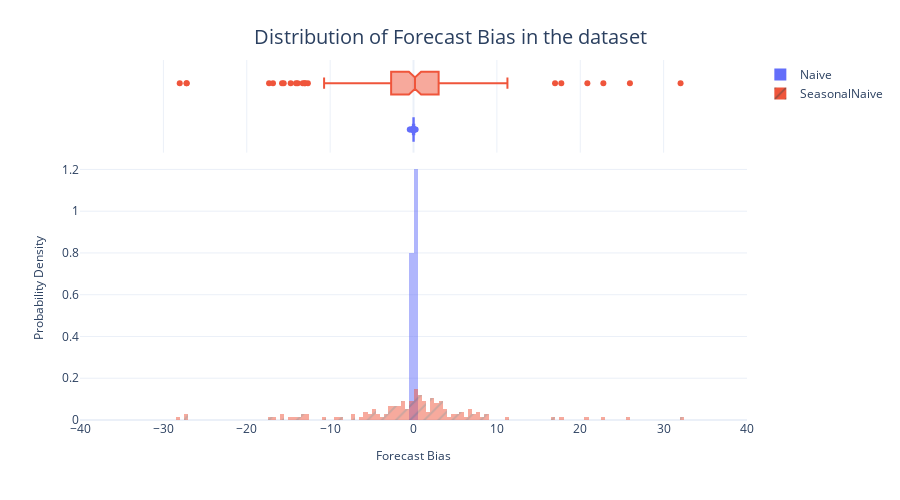

Write notebook code for a chart like this one.
### Code cell
fig = px.histogram(baseline_val_metrics_df_pivot, 
                   x="forecast_bias", 
                   color="Algorithm",
                   pattern_shape="Algorithm", 
                   marginal="box", 
                   nbins=250,
                   barmode="overlay",
                   histnorm="probability density")
fig = format_plot(fig, xlabel="Forecast Bias", ylabel="Probability Density", title="Distribution of Forecast Bias in the dataset")
fig.update_layout(xaxis_range=[-40,40])
# fig.write_image("imgs/chapter_8/bias_dist.png")
fig.show()

### Figure 1 — Plotly figure (JSON) as saved in the notebook; plotly's stock layout.template omitted (floating-point values rounded to 4 significant figures; data arrays with more than 128 entries replaced by an {"elided": "..."} marker saying what was removed)
{"data": [{"alignmentgroup": "True", "bingroup": "x", "histnorm": "probability density", "hovertemplate": "Algorithm=Naive<br>forecast_bias=%{x}<br>probability density=%{y}<extra></extra>", "legendgroup": "Naive", "marker": {"color": "#636efa", "opacity": 0.5, "pattern": {"shape": ""}}, "name": "Naive", "nbinsx": 250, "offsetgroup": "Naive", "orientation": "v", "showlegend": true, "type": "histogram", "x": {"elided": "150 float values"}, "xaxis": "x", "yaxis": "y"}, {"alignmentgroup": "True", "hovertemplate": "Algorithm=Naive<br>forecast_bias=%{x}<extra></extra>", "legendgroup": "Naive", "marker": {"color": "#636efa"}, "name": "Naive", "notched": true, "offsetgroup": "Naive", "showlegend": false, "type": "box", "x": {"elided": "150 float values"}, "xaxis": "x2", "yaxis": "y2"}, {"alignmentgroup": "True", "bingroup": "x", "histnorm": "probability density", "hovertemplate": "Algorithm=SeasonalNaive<br>forecast_bias=%{x}<br>probability density=%{y}<extra></extra>", "legendgroup": "SeasonalNaive", "marker": {"color": "#EF553B", "opacity": 0.5, "pattern": {"shape": "/"}}, "name": "SeasonalNaive", "nbinsx": 250, "offsetgroup": "SeasonalNaive", "orientation": "v", "showlegend": true, "type": "histogram", "x": {"elided": "150 float values"}, "xaxis": "x", "yaxis": "y"}, {"alignmentgroup": "True", "hovertemplate": "Algorithm=SeasonalNaive<br>forecast_bias=%{x}<extra></extra>", "legendgroup": "SeasonalNaive", "marker": {"color": "#EF553B"}, "name": "SeasonalNaive", "notched": true, "offsetgroup": "SeasonalNaive", "showlegend": false, "type": "box", "x": {"elided": "150 float values"}, "xaxis": "x2", "yaxis": "y2"}], "layout": {"autosize": false, "barmode": "overlay", "height": 500, "legend": {"title": {}, "tracegroupgap": 0}, "margin": {"t": 60}, "title": {"font": {"size": 20}, "text": "Distribution of Forecast Bias in the dataset", "x": 0.5, "xanchor": "center", "yanchor": "top"}, "width": 900, "xaxis": {"anchor": "y", "domain": [0, 1], "range": [-40, 40], "title": {"font": {"size": 12}, "text": "Forecast Bias"}}, "xaxis2": {"anchor": "y2", "domain": [0, 1], "matches": "x", "showgrid": true, "showticklabels": false}, "yaxis": {"anchor": "x", "domain": [0, 0.7326], "title": {"font": {"size": 12}, "text": "Probability Density"}}, "yaxis2": {"anchor": "x2", "domain": [0.7426, 1], "matches": "y2", "showgrid": false, "showline": false, "showticklabels": false, "ticks": ""}}}
